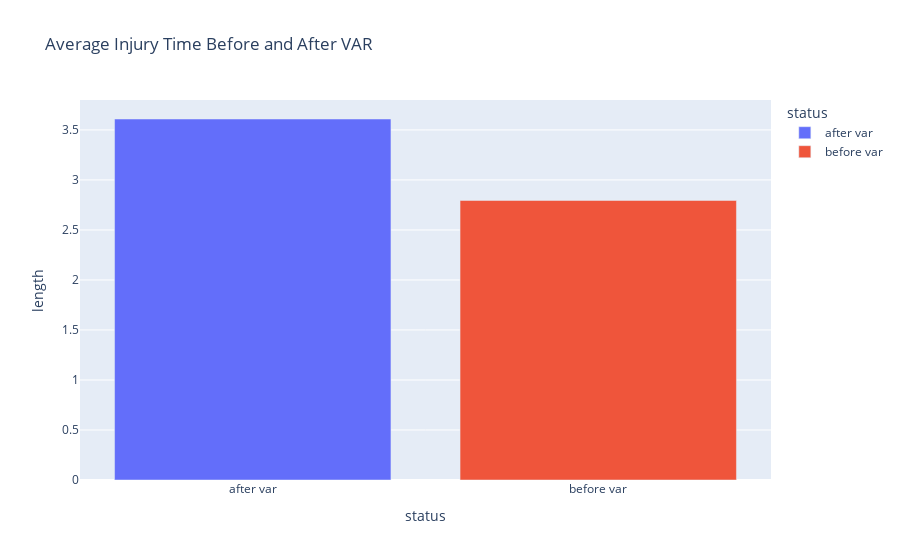

Write notebook code for a chart like this one.
### Code cell
match_injury_time = matches_results.merge(injury_time, on="id")
injury_time_mean = match_injury_time.groupby("status")["length"] \
                                    .mean() \
                                    .reset_index()

px.bar(injury_time_mean, x="status", y="length", color="status", title="Average Injury Time Before and After VAR")

### Figure 1 — Plotly figure (JSON) as saved in the notebook; plotly's stock layout.template omitted (floating-point values rounded to 4 significant figures)
{"data": [{"alignmentgroup": "True", "hovertemplate": "status=%{x}<br>length=%{y}<extra></extra>", "legendgroup": "after var", "marker": {"color": "#636efa", "pattern": {"shape": ""}}, "name": "after var", "offsetgroup": "after var", "orientation": "v", "showlegend": true, "textposition": "auto", "type": "bar", "x": ["after var"], "xaxis": "x", "y": [3.609], "yaxis": "y"}, {"alignmentgroup": "True", "hovertemplate": "status=%{x}<br>length=%{y}<extra></extra>", "legendgroup": "before var", "marker": {"color": "#EF553B", "pattern": {"shape": ""}}, "name": "before var", "offsetgroup": "before var", "orientation": "v", "showlegend": true, "textposition": "auto", "type": "bar", "x": ["before var"], "xaxis": "x", "y": [2.795], "yaxis": "y"}], "layout": {"barmode": "relative", "legend": {"title": {"text": "status"}, "tracegroupgap": 0}, "title": {"text": "Average Injury Time Before and After VAR"}, "xaxis": {"anchor": "y", "categoryarray": ["after var", "before var"], "categoryorder": "array", "domain": [0, 1], "title": {"text": "status"}}, "yaxis": {"anchor": "x", "domain": [0, 1], "title": {"text": "length"}}}}
